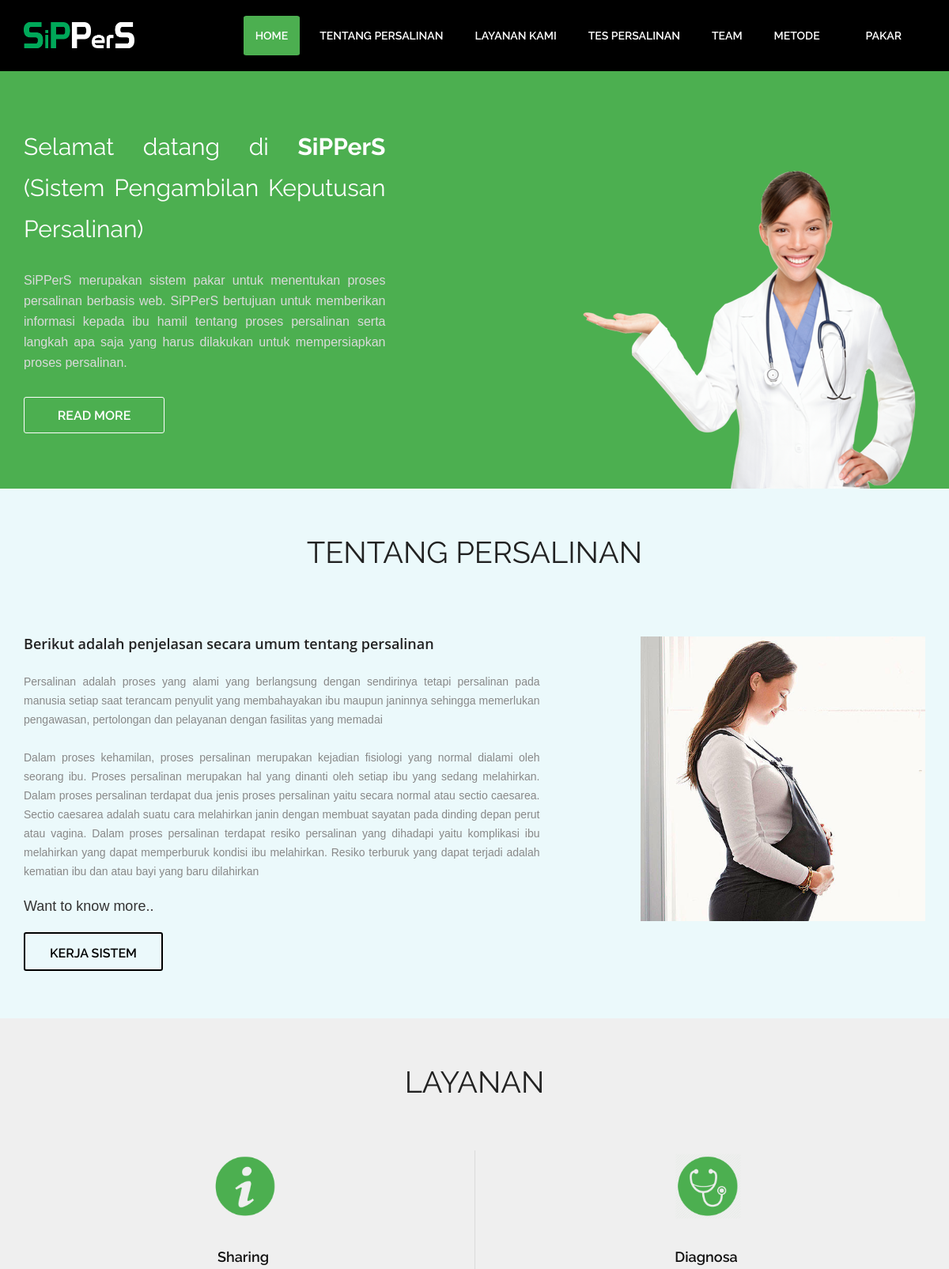
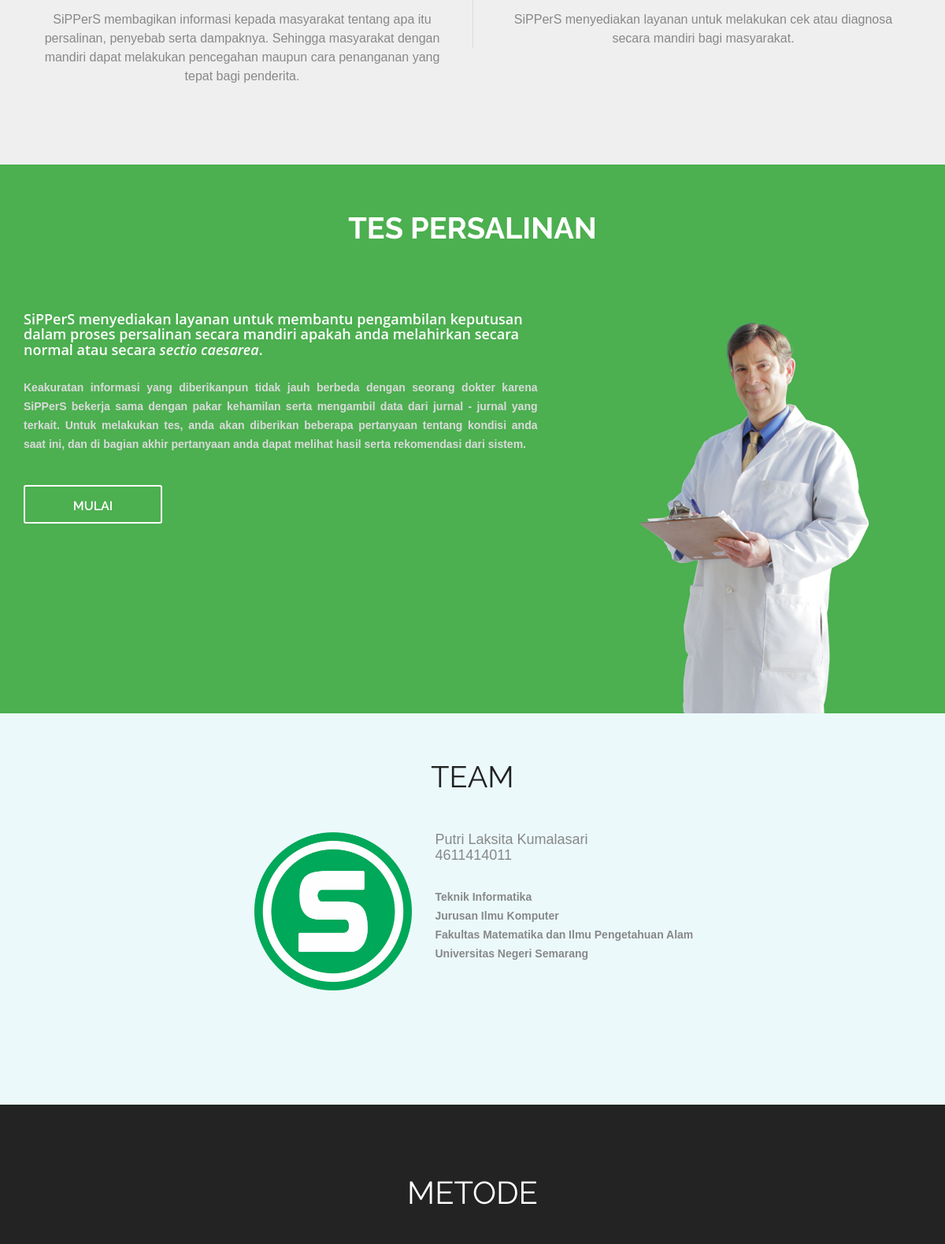
The page / (upper part) on the database its author committed (2 pictures, top to bottom).
### tables this page shows
CREATE TABLE `info` (
  `id_info` int(2) NOT NULL AUTO_INCREMENT,
  `nama` text NOT NULL,
  `gambar` varchar(100) NOT NULL,
  `ket` text NOT NULL,
  PRIMARY KEY (`id_info`)
);

### index.php (the view, shortened to what this page needs)
<!doctype html>
<?php
	include_once 'config.php';
	include 'template/header.php';
?>
<section id="hero_section" class="top_cont_outer">
  <div class="hero_wrapper">
	<?php
		$query=mysqli_query($con,"SELECT * FROM info WHERE id_info=1");
		$home=mysqli_fetch_array($query);
		$nama  =$home['nama'];
		$gambar=$home['gambar'];
		$ket=$home['ket'];
	?>
	<div class="container">
      <div class="hero_section">
        <div class="row">
          <div class="col-lg-5 col-sm-7">
            <div class="top_left_cont zoomIn wow animated">
              <h2><?php echo $nama;?></h2>
              <p><?php echo $ket;?></p>
              <a href="#service" class="read_more2">Read more</a> </div>
          </div>
          <div>
			<img src="admin/gambar/<?php echo $gambar;?>" class="bannerImg zoomIn wow animated" alt="" />
		  </div>
        </div>
      </div>
    </div>
  </div>
</section>
<?php
		$query=mysqli_query($con,"SELECT * FROM info WHERE id_info=2");
		$home=mysqli_fetch_array($query);
		$nama  =$home['nama'];
		$gambar=$home['gambar'];
		$ket=$home['ket'];
	?>
<section id="aboutUs">
<div class="inner_wrapper">
  <div class="container">
    <h2>TENTANG PERSALINAN</h2>
    <div class="inner_section">
	<div class="row">
      <div class=" col-lg-4 col-md-4 col-sm-4 col-xs-12 pull-right">
		<img src="admin/gambar/<?php echo $gambar;?>" class="img-circle delay-03s animated wow zoomIn" alt="">
	 </div>
      	<div class=" col-lg-7 col-md-7 col-sm-7 col-xs-12 pull-left">
        	<div class=" delay-01s animated fadeInDown wow animated">
				<h3><?php echo $nama;?></h3><br/>
				<p><?php echo $ket;?></p>
			</div>
			<div class="work_bottom"> <span>Want to know more..</span> <a href="#contact" class="contact_btn1">Kerja Sistem</a> </div>
	   </div>
	</div>
    </div>
  </div>
  </div>
</section>
<section  id="service">
  <div class="container">
    <h2>LAYANAN</h2>
    <div class="service_wrapper">
      <div class="row">
	  <?php
		$query=mysqli_query($con,"SELECT * FROM info WHERE id_info=3");
		$home=mysqli_fetch_array($query);
		$nama  =$home['nama'];
		$gambar=$home['gambar'];
		$ket=$home['ket'];
	?>
        <div class="col-lg-6">
          <div class="service_block">
            <div class="service_icon delay-03s animated wow  zoomIn"><img src="admin/gambar/<?php echo $gambar;?>"/></div>
            <h3 class="animated fadeInUp wow"><?php echo $nama;?></h3>
            <p class="animated fadeInDown wow"><?php echo $ket;?></p>
          </div>
        </div>
	<?php
		$query=mysqli_query($con,"SELECT * FROM info WHERE id_info=4");
		$home=mysqli_fetch_array($query);
		$nama  =$home['nama'];
		$gambar=$home['gambar'];
		$ket=$home['ket'];
	?>
        <div class="col-lg-6 borderLeft">
          <div class="service_block">
            <div class="service_icon icon  delay-03s animated wow zoomIn"><img src="admin/gambar/<?php echo $gambar;?>"/></div>
            <h3 class="animated fadeInUp wow"><?php echo $nama;?></h3>
            <p class="animated fadeInDown wow"><?php echo $ket;?></p>
          </div>
        </div>
      </div>
	   </div>
  </div>
</section>
<?php
		$query=mysqli_query($con,"SELECT * FROM info WHERE id_info=5");
		$home=mysqli_fetch_array($query);
		$nama  =$home['nama'];
		$gambar=$home['gambar'];
		$ket=$home['ket'];
	?>
<section id="tes_asma">
<div class="inner_wrapper">
  <div class="container">
    <h2><strong>TES PERSALINAN<strong></h2>
    <div class="inner_section">
	<div class="row">
      <div class=" col-lg-4 col-md-4 col-sm-4 col-xs-12 pull-right"><img src="admin/gambar/<?php echo $gambar;?>" class="img-circle delay-03s animated wow zoomIn" alt=""></div>
      	<div class=" col-lg-7 col-md-7 col-sm-7 col-xs-12 pull-left">
        	<div class=" delay-01s animated fadeInDown wow animated">
				<h3><?php echo $nama;?></h3><br/>
				<p><?php echo $ket;?></p> <br/>
			</div>
			<?php
				echo "<div class=\"work_bottom\"><a href=\"periksa.php\" class=\"contact_btn\">MULAI</a> </div>";
			?>
	   </div>
	</div>
    </div>
  </div>
  </div>
</section>
<?php
		$query=mysqli_query($con,"SELECT * FROM info WHERE id_info=6");
		$home=mysqli_fetch_array($query);
		$nama  =$home['nama'];
		$gambar=$home['gambar'];
		$ket=$home['ket'];
	?>
<section class="page_section team" id="team">
  <div class="container">
    <h2>TEAM</h2>
<div class="member-area">
					<div class="row">
						<div class="col-md-7 col-md-offset-3">
							<div class="member wow bounceInUp animated">
								<div class="member-container" data-wow-delay=".1s">
									<div class="inner-container">
										<div class="author-avatar">
											<img class="img-circle" src="admin/gambar/<?php echo $gambar;?>" alt="Team Menber">
										</div>
										<div class="member-details">
											<div class="member-top">
												<h4 class="name">
													<?php echo $nama;?>
												</h4>
											</div>
											<p>
											<?php echo $ket;?>
											</p>
										</div>
									</div>
								</div>
							</div>
						</div>
					</div>
				</div>
</div>
</section>
<footer class="footer_wrapper" id="contact">
  <div class="container">
    <section class="page_section contact" id="contact">
      <div class="contact_section">
        <h2>METODE</h2>
      </div>
    </section>
  </div>
<?php
	include_once 'template/footer.php';
?>

### template/header.php (shortened to what this page needs)
<html>
<head>
<link href="css/bootstrap.min.css" rel="stylesheet" type="text/css">
<link href="css/style.css" rel="stylesheet" type="text/css">
<link href="css/style1.css" rel="stylesheet" type="text/css">
<link href="css/font-awesome.css" rel="stylesheet" type="text/css">
<link href="css/animate.css" rel="stylesheet" type="text/css">
</head>
<body>
<header id="header_wrapper">
  <div class="container">
    <div class="header_box">
      <div class="logo"><a href="index.php"><img src="img/logo1.png" alt="logo" width="140"></a></div>
	  <nav class="navbar navbar-inverse" role="navigation">
	    <div id="main-nav" class="collapse navbar-collapse navStyle">
			<ul class="nav navbar-nav" id="mainNav">
			  <?php
				if (empty($_SESSION['username']) AND empty($_SESSION['password'])){
					echo "
						<li class='active'><a href='#hero_section' class='scroll-link'>Home</a></li>
						<li><a href='#aboutUs' class='scroll-link'>Tentang Persalinan</a></li>
						<li><a href='#service' class='scroll-link'>Layanan Kami</a></li>
						<li><a href='#tes_asma' class='scroll-link'>Tes Persalinan</a></li>
						<li><a href='#team' class='scroll-link'>Team</a></li>
						<li><a href='#contact' class='scroll-link'>Metode</a></li>
						<li><a href='login.php' class='scroll-link'>Pakar</a></li>
					";
					}
			  ?>
			</ul>
      </div>
	 </nav>
    </div>
  </div>
</header>

### template/footer.php (shortened to what this page needs)
</body>
</html>

### css/style1.css (style rules this page uses)
body { font-family: sans-serif; background: #ebf9fb; }

### rows shown on the page
info: nama "Selamat datang di SiPPerS (Sistem Pengambilan Keputusan Persalinan)", ket "SiPPerS merupakan sistem pakar untuk menentukan proses persalinan berbasis web. SiPPerS bertujuan untuk memberikan informasi kepada ibu hamil tentang proses persalinan serta langkah apa saja yang harus dilakukan untuk mempersiapkan proses persalinan.", gambar (picture)
info: gambar (picture), nama "Berikut adalah penjelasan secara umum tentang persalinan", ket "Persalinan adalah proses yang alami yang berlangsung dengan sendirinya tetapi persalinan pada manusia setiap saat terancam penyulit yang membahayakan ibu maupun janinnya sehingga memerlukan pengawasan, pertolongan dan pelayanan dengan fasilitas yang memadai Dalam proses kehamilan, proses persalinan merupakan kejadian fisiologi yang normal dialami oleh seorang ibu. Proses persalinan merupakan hal yang dinanti oleh setiap ibu yang sedang melahirkan. Dalam proses persalinan terdapat dua jenis proses persalinan yaitu secara normal atau sectio caesarea. Sectio caesarea adalah suatu cara melahirkan janin dengan membuat sayatan pada dinding depan perut atau vagina. Dalam proses persalinan terdapat…"
info: gambar (picture), nama "Sharing", ket "SiPPerS membagikan informasi kepada masyarakat tentang apa itu persalinan, penyebab serta dampaknya. Sehingga masyarakat dengan mandiri dapat melakukan pencegahan maupun cara penanganan yang tepat bagi penderita."
info: gambar (picture), nama "Diagnosa", ket "SiPPerS menyediakan layanan untuk melakukan cek atau diagnosa secara mandiri bagi masyarakat."
info: gambar (picture), nama "SiPPerS menyediakan layanan untuk membantu pengambilan keputusan dalam proses persalinan secara mandiri apakah anda melahirkan secara normal atau secara sectio caesarea .", ket "Keakuratan informasi yang diberikanpun tidak jauh berbeda dengan seorang dokter karena SiPPerS bekerja sama dengan pakar kehamilan serta mengambil data dari jurnal - jurnal yang terkait. Untuk melakukan tes, anda akan diberikan beberapa pertanyaan tentang kondisi anda saat ini, dan di bagian akhir pertanyaan anda dapat melihat hasil serta rekomendasi dari sistem."
info: gambar (picture), nama "Putri Laksita Kumalasari 4611414011", ket "Teknik Informatika Jurusan Ilmu Komputer Fakultas Matematika dan Ilmu Pengetahuan Alam Universitas Negeri Semarang"
